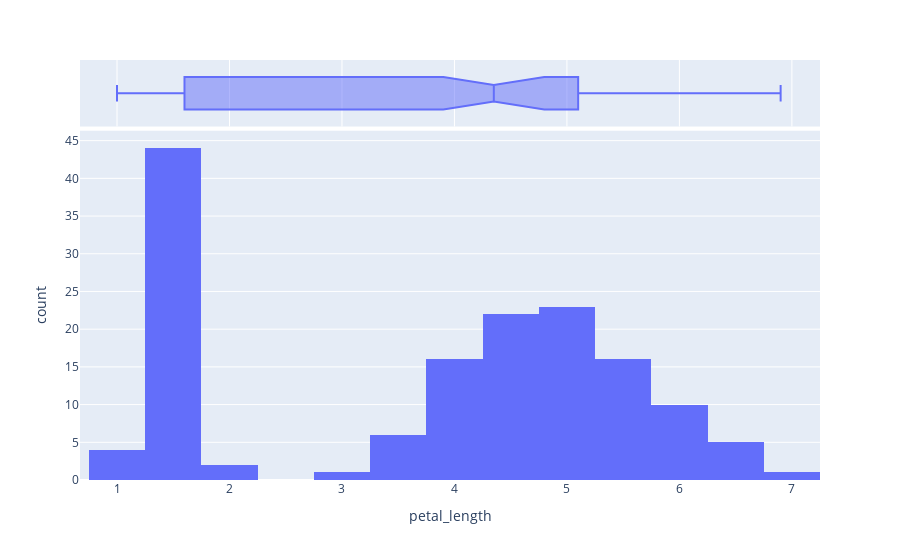

Source (notebook cell):
### Code cell
fig = px.histogram(data[['petal_length']], x="petal_length",
                   marginal="box") 
fig.show()

### Figure 1 — Plotly figure (JSON) as saved in the notebook; plotly's stock layout.template omitted (floating-point values rounded to 4 significant figures; data arrays with more than 128 entries replaced by an {"elided": "..."} marker saying what was removed)
{"data": [{"alignmentgroup": "True", "bingroup": "x", "hovertemplate": "petal_length=%{x}<br>count=%{y}<extra></extra>", "legendgroup": "", "marker": {"color": "#636efa", "pattern": {"shape": ""}}, "name": "", "offsetgroup": "", "orientation": "v", "showlegend": false, "type": "histogram", "x": {"elided": "150 float values"}, "xaxis": "x", "yaxis": "y"}, {"alignmentgroup": "True", "hovertemplate": "petal_length=%{x}<extra></extra>", "legendgroup": "", "marker": {"color": "#636efa"}, "name": "", "notched": true, "offsetgroup": "", "showlegend": false, "type": "box", "x": {"elided": "150 float values"}, "xaxis": "x2", "yaxis": "y2"}], "layout": {"barmode": "relative", "legend": {"tracegroupgap": 0}, "margin": {"t": 60}, "xaxis": {"anchor": "y", "domain": [0, 1], "title": {"text": "petal_length"}}, "xaxis2": {"anchor": "y2", "domain": [0, 1], "matches": "x", "showgrid": true, "showticklabels": false}, "yaxis": {"anchor": "x", "domain": [0, 0.8316], "title": {"text": "count"}}, "yaxis2": {"anchor": "x2", "domain": [0.8416, 1], "matches": "y2", "showgrid": false, "showline": false, "showticklabels": false, "ticks": ""}}}
